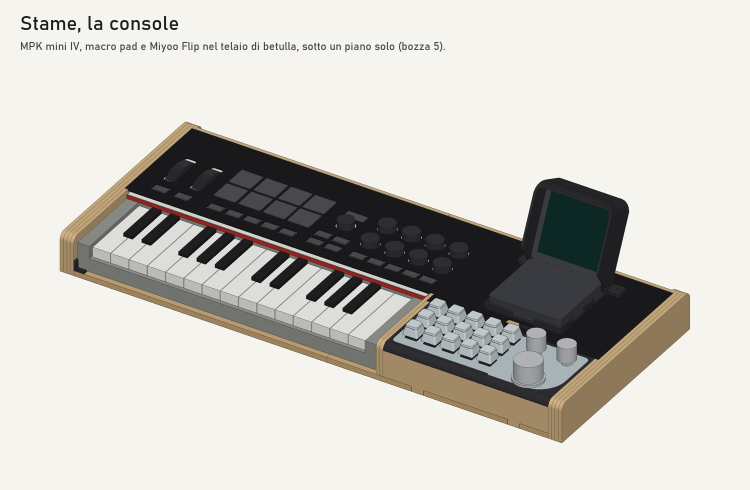
#> input picture hardware/case/out/montaggio/console.png, 1500 x 980 px (shown at 1/2 size)
$ python sito_case.py ../docs/sito/img/case_console.png
#> lines starting #> are read from the running program, lines starting #| are printed output that depends on the picture
"""sito_case.py — immagini del case per il sito (docs/sito/img/case_*).

Uso: python -I tools/sito_case.py              (dopo hardware/case/genera.py e assieme.py)
     python -I tools/sito_case.py --stampata    solo la console stampata a vasche (dopo stampa3d.py e
                                                multicolore.py): non servono scipy né VectorCraft

Le tavole di hardware/case/out/montaggio hanno il titolo in italiano dentro l'immagine: per il sito,
che è in due lingue, si ritagliano senza titolo. La mascherina viene da mascherina.svg, resa con
VectorCraft e ricolorata: acrilico nero, incisioni chiare.
"""
import os
import subprocess
import sys
import tempfile

import numpy as np
from PIL import Image

QUI = os.path.dirname(os.path.abspath(__file__))
RADICE = os.path.dirname(QUI)
CASE = os.path.join(RADICE, 'hardware', 'case', 'out')
DEST = os.path.join(RADICE, 'docs', 'sito', 'img')
VC = r'C:\Program Files\VectorCraft\vectorcraft-cli.exe'

# tavola, ritaglio (x0, y0, x1, y1) senza il titolo, nome nel sito
TAVOLE = [
    ('console.png', (90, 200, 1410, 920), 'case_console.png'),
    ('console_retro.png', (90, 130, 1410, 850), 'case_retro.png'),
    ('passo_7.png', (90, 200, 1410, 920), 'case_passo_7.png'),
]


def tavole():
    for nome, box, dest in TAVOLE:
        im = Image.open(os.path.join(CASE, 'montaggio', nome)).convert('RGB').crop(box)
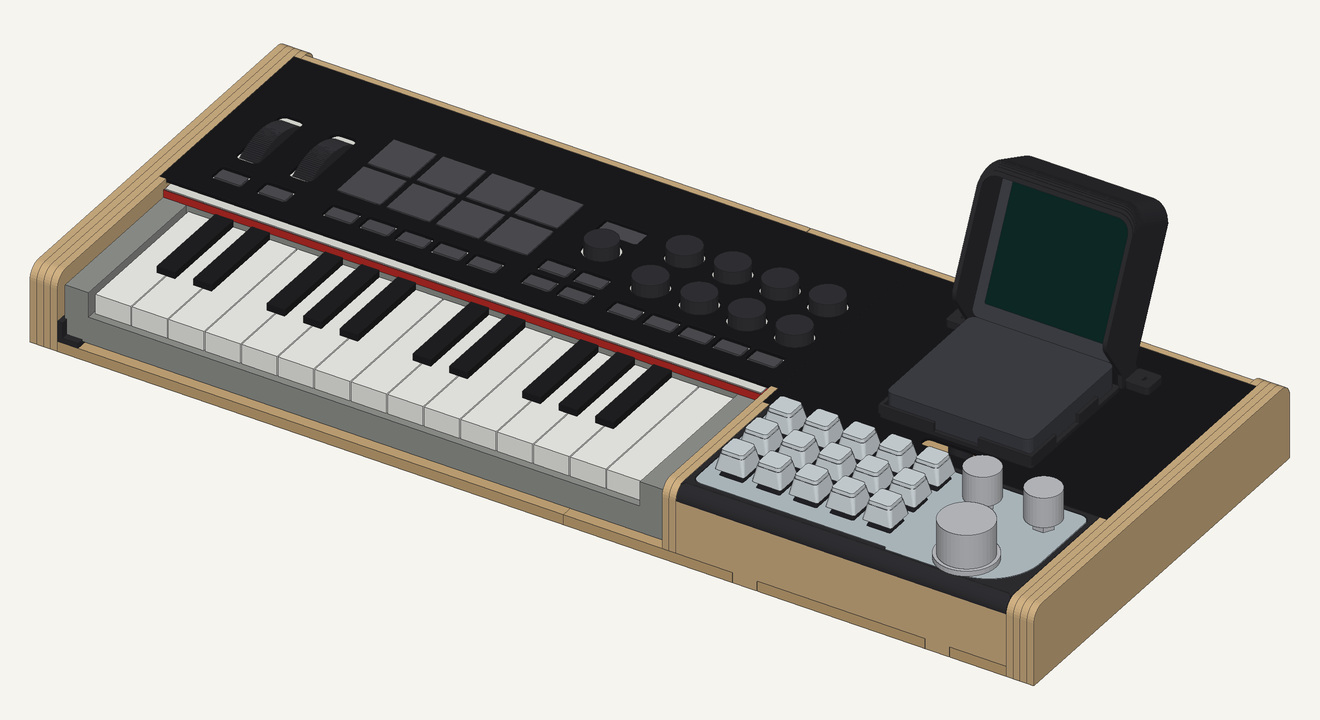
#> im: PIL image 1320x720 RGB; mean R, G, B 179.2, 176.4, 170.5
        im = im.quantize(colors=96, method=Image.Quantize.MEDIANCUT, dither=Image.Dither.NONE)
#> im: PIL image 1320x720 P
        im.save(os.path.join(DEST, dest), optimize=True)
        print(dest, im.size)
#| case_console.png (1320, 720)
#> pass 2 of the loop in tavole, `for nome, box, dest in TAVOLE:`:
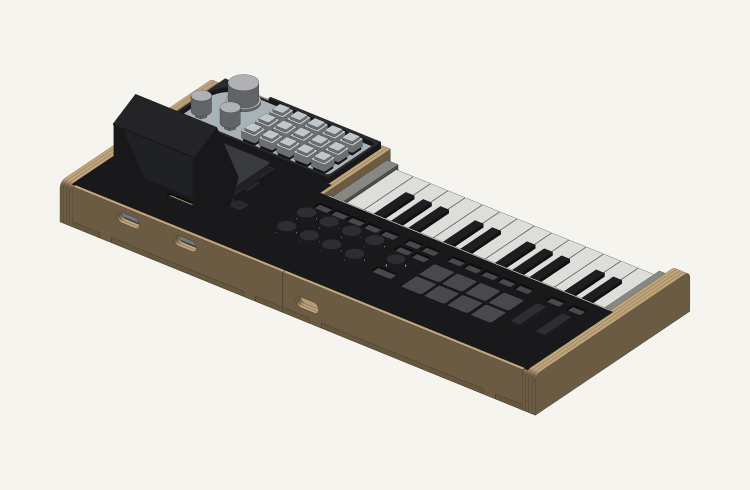
#> input picture hardware/case/out/montaggio/console_retro.png, 1500 x 980 px (shown at 1/2 size)
#> in tavole, `im = Image.open(os.path.join(CASE, 'montaggio', nome)).convert('RGB')...`:
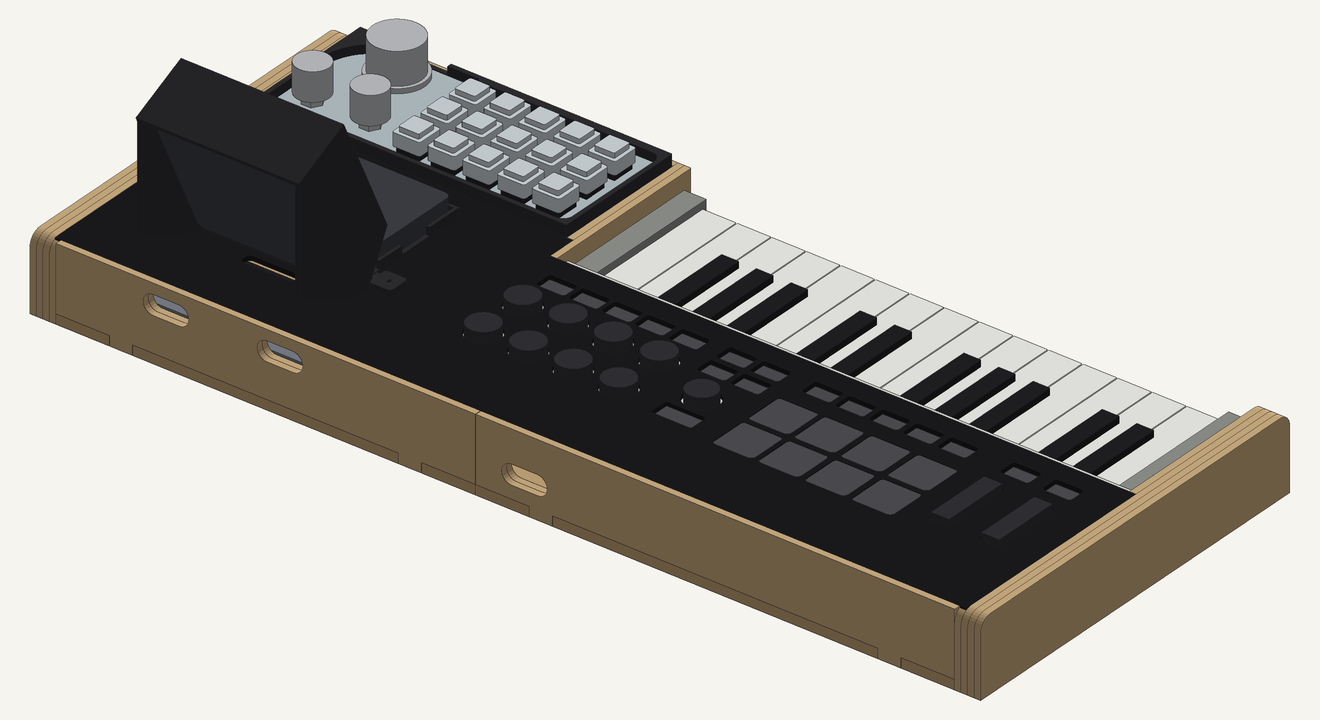
#> im: PIL image 1320x720 RGB; mean R, G, B 176.2, 173, 166.8
#| case_retro.png (1320, 720)
#> pass 3 of the loop in tavole, `for nome, box, dest in TAVOLE:`:
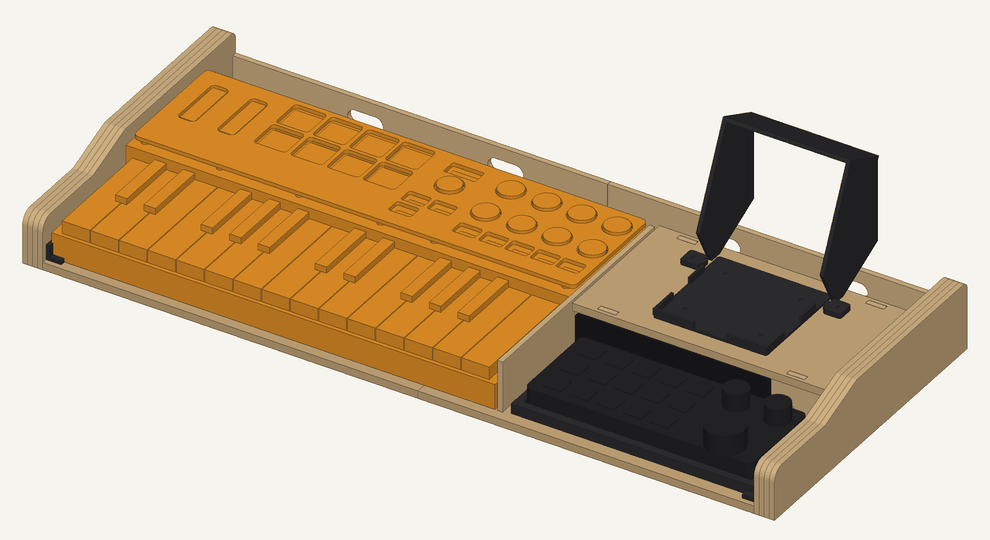
#> input picture docs/sito/img/case/passo_7.png, 990 x 540 px, found by its file name
#> in tavole, `im = Image.open(os.path.join(CASE, 'montaggio', nome)).convert('RGB')...`:
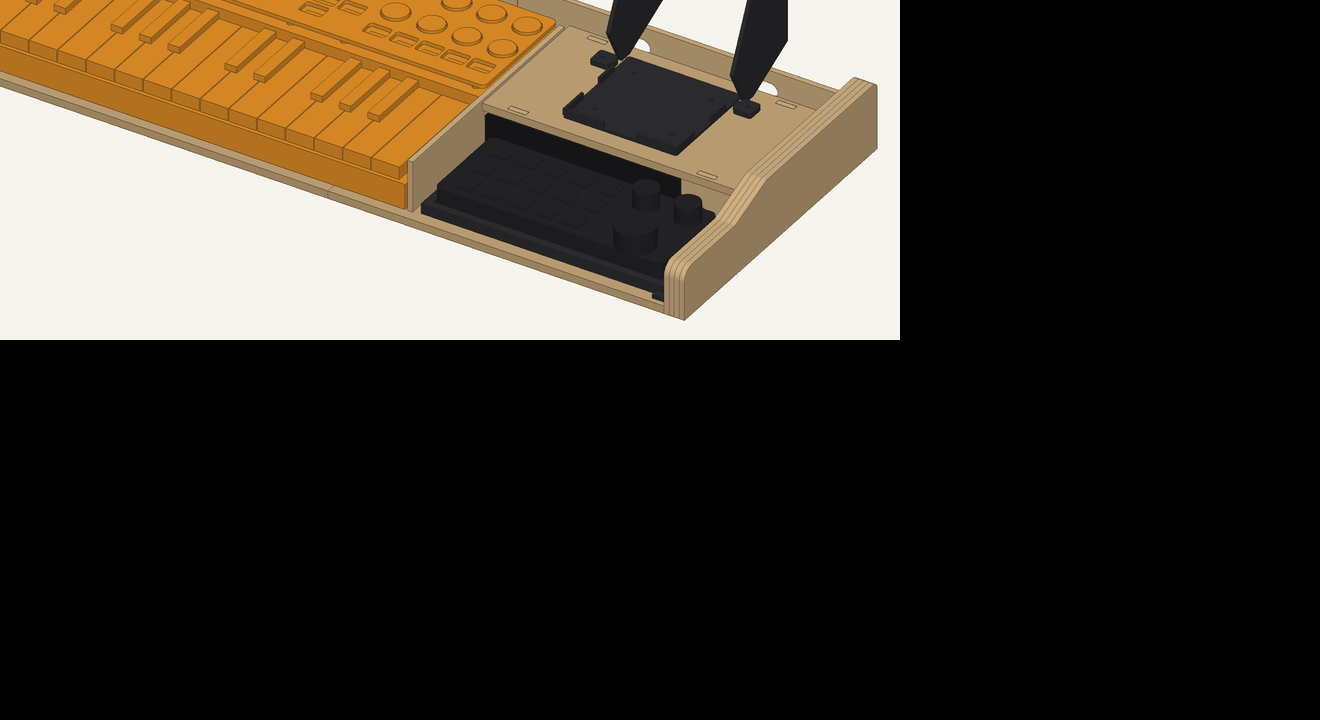
#> im: PIL image 1320x720 RGB; mean R, G, B 60.2, 53.2, 43.6
#| case_passo_7.png (1320, 720)


def mascherina():
    from scipy import ndimage
    with tempfile.TemporaryDirectory() as tmp:
        png = os.path.join(tmp, 'm.png')
        subprocess.run([VC, 'convert', os.path.join(CASE, 'mascherina.svg'), png, '--scale', '4'],
                       check=True, capture_output=True)
#> (this line was passed over: subprocess is not available in this run)
#> (the run stopped early here; a loop or call above may not have finished)
